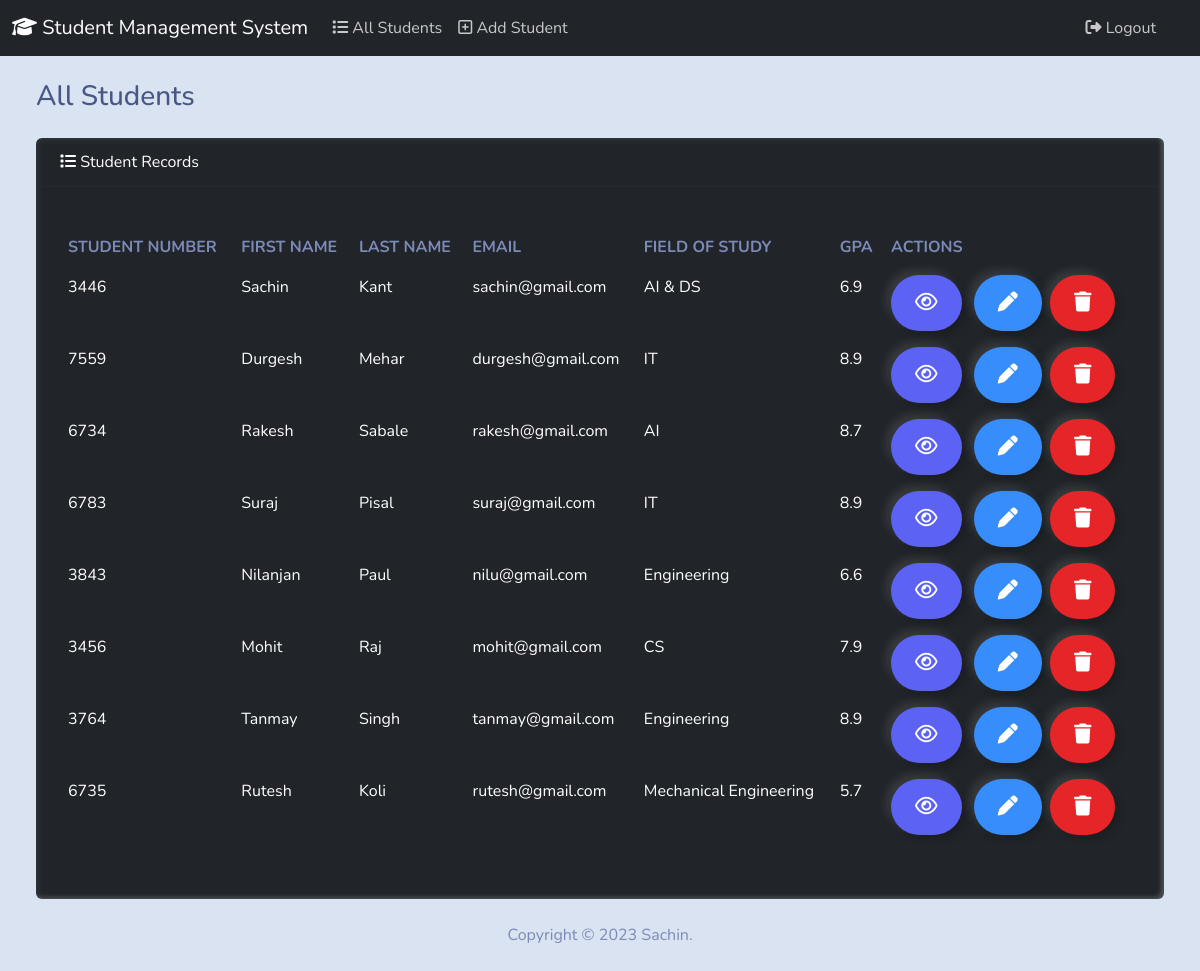
The app's page / (signed in) with its own data.
### students/models.py (models this page shows, shortened)
class Students(models.Model):
    student_number =models.PositiveBigIntegerField()
    first_name = models.CharField(max_length=50)
    last_name = models.CharField(max_length=50)
    email = models.EmailField(max_length=150)
    field_of_study = models.CharField(max_length=50)
    gpa = models.FloatField()

### students/views.py (the view)
# urls.py: path('', views.index, name='index'),
@login_required(login_url='login')
def index(request):
    students = Students.objects.all()
    return render(request, 'students/index.html', {"students": students})

### students/templates/students/index.html (shortened to what this page needs)
{% extends 'students/base.html' %}
{% block content %}
<h3 class="m-4">All Students</h3>
<div class="row">
  <div class="col-12">
    {% if students %}
    <div class="card text-white bg-dark mb-4 ms-4 me-4">
      <div class="card-header">
        <i class="fa-solid fa-list"></i> Student Records
      </div>
      <div class="card-body">
        <p class="card-text">
        <div class="table-responsive">
          <table class="table table-hover">
            <thead>
              <tr>
                <th scope="col">STUDENT NUMBER</th>
                <th scope="col">FIRST NAME</th>
                <th scope="col">LAST NAME</th>
                <th scope="col">EMAIL</th>
                <th scope="col">FIELD OF STUDY</th>
                <th scope="col">GPA</th>
                <th scope="col">ACTIONS</th>
              </tr>
            </thead>
            <tbody>
              {% for student in students %}
              <tr class="table-dark">
                <td>{{ student.student_number }}</td>
                <td>{{ student.first_name }}</td>
                <td>{{ student.last_name }}</td>
                <td>{{ student.email }}</td>
                <td>{{ student.field_of_study }}</td>
                <td>{{ student.gpa }}</td>
                <td>
                  <button type="button" class="btn btn-outline-info me-1" data-bs-toggle="modal" data-bs-target="#myModal{{ student.id }}">
                    <i class="fa-regular fa-eye fa-lg"></i>
                  </button>
                  <a type="button" class="btn btn-outline-primary me-1 ms-1" href="{% url 'edit' student.id %}">
                    <i class="fa-solid fa-pen fa-lg"></i>
                  </a>
                  <button type="button" class="btn btn-outline-danger me-1" data-bs-toggle="modal" data-bs-target="#delete{{ student.id }}">
                    <i class="fa-solid fa-trash fa-lg"></i>
                  </button>
                </td>
              </tr>
              {% endfor %}
            </tbody>
          </table>
        </div>
        </p>
      </div>
    </div>
    {% else %}
    <h5 class="alert alert-danger text-white ms-4 me-4"><i class="fa-solid fa-triangle-exclamation"></i> No Student Record Found!!</h5>
    {% endif %}
  </div>
</div>
{% endblock %}

### students/templates/students/base.html (shortened to what this page needs)
{% load static %}
<!DOCTYPE html>
<html lang="en">
<head>
    <link rel="stylesheet" href="{% static 'css/bootstrap.min.css' %}">
    <link rel="stylesheet" href="https://cdnjs.cloudflare.com/ajax/libs/font-awesome/6.4.0/css/all.min.css"/>
</head>
<body class="d-flex flex-column min-vh-100">
    <nav class="navbar navbar-expand-lg navbar-dark bg-dark">
        <div class="container-fluid">
          <a class="navbar-brand" href="{% url 'index' %}"><i class="fa-sharp fa-solid fa-graduation-cap"></i> Student Management System</a>
          {% if user.is_authenticated %}
          <div class="collapse navbar-collapse" id="navbarColor02">
            <ul class="navbar-nav me-auto">
              <li class="nav-item">
                <a class="nav-link" href="{% url 'index' %}"><i class="fa-solid fa-list"></i> All Students</a>
              </li>
              <li class="nav-item">
                <a class="nav-link" href="{% url 'add' %}">
                    <i class="fa-regular fa-square-plus"></i> Add Student</a>
              </li>
            </ul>
            <ul class="navbar-nav ml-auto">
              <li class="nav-item me-4">
                <a class="nav-link" href="{% url 'logout' %}">
                  <i class="fa-solid fa-sign-out-alt"></i> Logout </a>
              </li>
            </ul>
          </div>
          {% endif %}
        </div>
      </nav>
      <div class="container-fluid">
          {% block content %}
          {% endblock %}
      </div>
      <footer class="mt-auto mb-4">
        <div class="text-center">
            Copyright &copy; <script>document.write(new Date().getFullYear())</script> Sachin.
        </div>
      </footer>
</body>
</html>

### records on screen
Students: student_number "3446", first_name "Sachin", last_name "Kant", email "sachin@gmail.com", field_of_study "AI & DS", gpa "6.9"
Students: student_number "7559", first_name "Durgesh", last_name "Mehar", email "durgesh@gmail.com", field_of_study "IT", gpa "8.9"
Students: student_number "6734", first_name "Rakesh", last_name "Sabale", email "rakesh@gmail.com", field_of_study "AI", gpa "8.7"
Students: student_number "6783", first_name "Suraj", last_name "Pisal", email "suraj@gmail.com", field_of_study "IT", gpa "8.9"
Students: student_number "3843", first_name "Nilanjan", last_name "Paul", email "nilu@gmail.com", field_of_study "Engineering", gpa "6.6"
Students: student_number "3456", first_name "Mohit", last_name "Raj", email "mohit@gmail.com", field_of_study "CS", gpa "7.9"
Students: student_number "3764", first_name "Tanmay", last_name "Singh", email "tanmay@gmail.com", field_of_study "Engineering", gpa "8.9"
Students: student_number "6735", first_name "Rutesh", last_name "Koli", email "rutesh@gmail.com", field_of_study "Mechanical Engineering", gpa "5.7"
